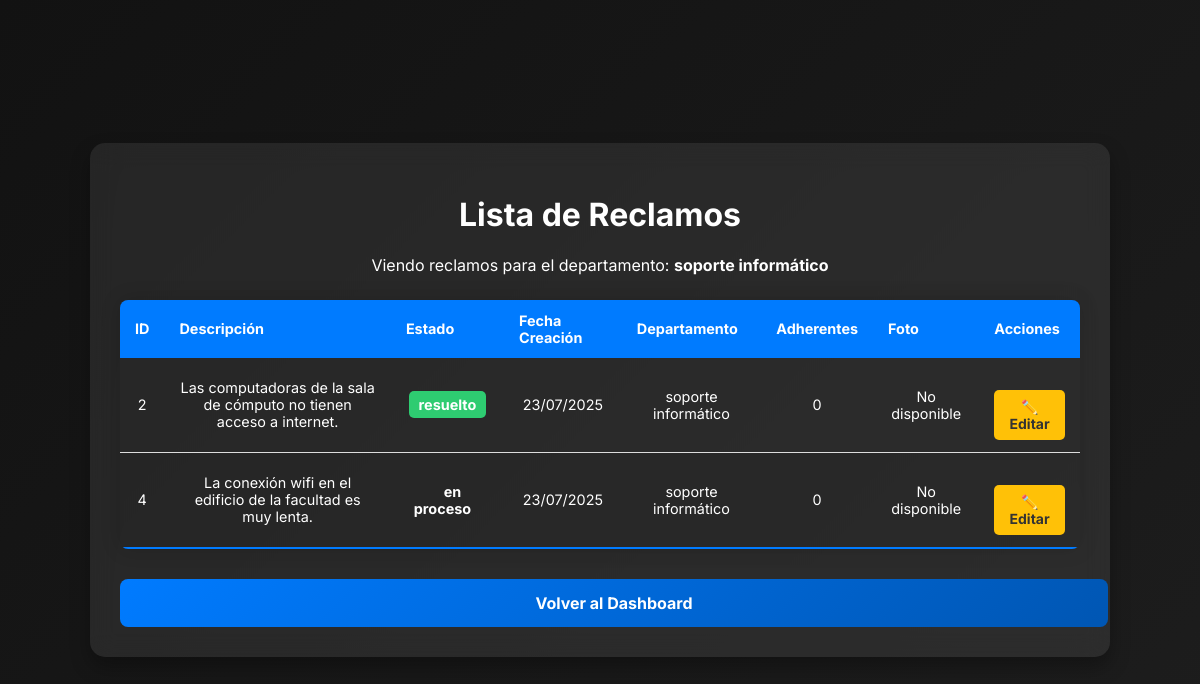
/listar_reclamos (signed in), run on the app's committed database.
### modules/modelos.py (models this page shows, shortened)
class ModeloUsuario(Base):
    __tablename__= 'usuarios'
    id= Column(Integer, primary_key=True)
    nombre=Column(String(1000), nullable=False, unique=False)
    apellido=Column(String(1000), nullable=False, unique= False)
    username=Column(String(100), nullable=False, unique=True)
    email= Column(String(1000), nullable=False, unique=True)
    password= Column(String(1000), nullable=False)
    rol=Column(String, default="usuario")
    claustro=Column(String(100), nullable=True)
    departamento = Column(String(100), default="sin_departamento")

class ModeloReclamo(Base):
    __tablename__= 'reclamos'
    id= Column(Integer, primary_key=True)
    descripcion= Column(String(1000), nullable=False)
    estado= Column(String(50), default="pendiente") #El estado. Puede ser Pendiente, o Resuelto
    departamento= Column(String(100), nullable=False)
    fecha_creacion= Column(DateTime, default=datetime.utcnow)
    fecha_resolucion= Column(DateTime, nullable=True)
    id_usuario= Column(Integer, ForeignKey('usuarios.id')) #Reclamo ligado a usuario
    foto = Column(String(255), nullable=True)

### server.py (the view)
@app.route('/listar_reclamos', methods=['GET'])
@login_required
def listar_reclamos():
    departamento_filtro = request.args.get('departamento')
    departamentos = gestor_reclamos.obtener_departamentos()
    if current_user.is_authenticated and current_user.es_secretario():
        if departamento_filtro:
            lista_reclamos = gestor_reclamos.listar_reclamos_por_departamento(departamento_filtro)
        else:
            lista_reclamos = gestor_reclamos.obtener_todos_los_reclamos()
    elif current_user.is_authenticated and current_user.es_jefe():
        lista_reclamos = gestor_reclamos.listar_reclamos_por_departamento(current_user.departamento)
        departamentos = []
    else:
        if departamento_filtro:
            lista_reclamos = gestor_reclamos.listar_reclamos_por_departamento(departamento_filtro, estado="pendiente")
        else:
            lista_reclamos = gestor_reclamos.listar_reclamos_para_usuarios()
    return render_template('listar_reclamos.html',
                           lista_reclamos=lista_reclamos,
                           departamentos=departamentos,
                           departamento_filtro=departamento_filtro)

### modules/dominio.py (called while the page is built)
    @property
    def id(self):
        return self.__id

    @property
    def descripcion(self):
        return self.__descripcion

    @property
    def estado(self):
        return self.__estado

    @property
    def departamento(self):
        return self.__departamento

    @property
    def fecha_creacion(self):
        return self.__fecha_creacion

    @property
    def foto(self):
        return self.__foto

    @id.setter
    def id(self, p_id):
        if p_id is not None and not isinstance(p_id, int):
            raise ValueError("El id debe ser un número entero")
        self.__id=p_id

    @descripcion.setter
    def descripcion(self, p_descripcion):
        if not isinstance(p_descripcion, str) or p_descripcion.strip() == "":
            raise ValueError("La descripcion no puede estar vacía")
        self.__descripcion= p_descripcion.strip()

    @estado.setter
    def estado(self, p_estado):
        if p_estado not in ["pendiente", "resuelto", "en proceso","inválido"]:
            raise ValueError("El estado debe ser 'pendiente', 'resuelto', 'en proceso' o 'invalido'")
        self.__estado=p_estado

    @id_usuario.setter
    def id_usuario(self, p_id_usuario):
        if  p_id_usuario is not None and not isinstance(p_id_usuario, int):
            raise ValueError("El ID de usuario debe ser un número entero")
        self.__id_usuario=p_id_usuario

    @departamento.setter
    def departamento(self, p_departamento):
        if not isinstance(p_departamento, str) or p_departamento.strip()== "":
            raise ValueError("El departamento no puede estar vacío")
        self.__departamento=p_departamento

    @fecha_creacion.setter
    def fecha_creacion(self, p_fecha_creacion):
        self.__fecha_creacion= p_fecha_creacion

    @foto.setter
    def foto(self, p_foto):
        self.__foto=p_foto

    @fecha_resolucion.setter
    def fecha_resolucion(self, p_fecha_resolucion):
        self.__fecha_resolucion= p_fecha_resolucion

    @property
    def id(self):
        return self.__id

    @property
    def nombre(self):
        return self.__nombre

    @property
    def apellido(self):
        return self.__apellido

    @property
    def username(self):
        return self.__username

    @property
    def email(self):
        return self.__email

    @property
    def password(self):
        return self.__password

    @property
    def rol(self):
        return self.__rol

    @property
    def departamento(self):
        return self.__departamento

### templates/listar_reclamos.html (shortened to what this page needs)
<!DOCTYPE html>
<html lang="es">
<head>
    <link rel="stylesheet" type="text/css" href="{{ url_for('static', filename='style.css') }}">
</head>
<body>
    <div class="container" style="width: 80%; max-width: 1200px;">
        <h1>Lista de Reclamos</h1>
        {% if not (current_user.es_jefe() or current_user.es_secretario()) %}
            <form method="GET" action="{{ url_for('listar_reclamos') }}" class="filter-form">
                <label for="departamento">Filtrar por departamento:</label>
                <select name="departamento" class="form-control">
                    <option value="">Todos</option>
                    {% for depto in departamentos %}
                        <option value="{{ depto }}" {% if departamento_filtro == depto %}selected{% endif %}>{{ depto }}</option>
                    {% endfor %}
                </select>
                <button type="submit" class="btn-primary" style="width: auto; padding: 10px 20px;">Filtrar</button>
            </form>
        {% else %}
             <p>Viendo reclamos para el departamento: <strong>{{ current_user.departamento }}</strong></p>
        {% endif %}
        {% if lista_reclamos %}
            <table class="styled-table">
                <thead>
                    <tr>
                        <th>ID</th>
                        <th>Descripción</th>
                        <th>Estado</th>
                        <th>Fecha Creación</th>
                        <th>Departamento</th>
                        <th>Adherentes</th>
                        <th>Foto</th>
                        <th>Acciones</th>
                    </tr>
                </thead>
                <tbody>
                    {% for reclamo in lista_reclamos %}
                    <tr>
                        <td>{{ reclamo.id }}</td>
                        <td>{{ reclamo.descripcion }}</td>
                        <td><span class="status {{ reclamo.estado|replace(' ', '.') }}">{{ reclamo.estado }}</span></td>
                        <td>{{ reclamo.fecha_creacion.strftime('%d/%m/%Y') }}</td>
                        <td>{{ reclamo.departamento }}</td>
                        <td>{{ reclamo.adherentes }}</td>
                        <td>
                            {% if reclamo.foto %}
                                <img src="{{ url_for('static', filename='uploads/' + reclamo.foto) }}" alt="Foto del reclamo" width="100" style="border-radius: 5px;">
                            {% else %}
                                <span>No disponible</span>
                            {% endif %}
                        </td>
                        <td>
                            {% if current_user.es_jefe() or current_user.es_secretario()%}
                                <a href="{{ url_for('editar_reclamo', id=reclamo.id) }}" class="btn-edit">✏️ Editar</a>
                            {% endif %}
                        </td>
                    </tr>
                    {% endfor %}
                </tbody>
            </table>
        {% else %}
            <div class="alert alert-info">No hay reclamos que coincidan con los criterios de búsqueda.</div>
        {% endif %}
        <div class="links-container" style="margin-top: 30px;">
            {% if current_user.es_jefe() or current_user.es_secretario() %}
                <a href="{{ url_for('dashboard') }}" class="btn-primary">Volver al Dashboard</a>
            {% else %}
                <a href="{{ url_for('menu_principal') }}" class="btn-primary">Volver al Menú</a>
                <a href="{{ url_for('agregar_reclamo') }}" class="btn-secondary" style="margin-left: 10px;">Crear un Reclamo</a>
            {% endif %}
        </div>
    </div>
</body>
</html>

### static/style.css (style rules this page uses)
body { font-family: 'Inter', sans-serif; background: linear-gradient(135deg, #121212, #1d1d1d); color: #ffffff; margin: 0; display: flex; justify-content: center; align-items: center; min-height: 100vh; }
.container { width: 40%; padding: 30px; background: rgba(255, 255, 255, 0.08); box-shadow: 0px 10px 20px rgba(0, 0, 0, 0.3); border-radius: 15px; backdrop-filter: blur(12px); text-align: center; transition: all 0.3s ease-in-out; }
.btn-primary { display: block; width: 100%; padding: 14px; font-size: 16px; font-weight: bold; background: linear-gradient(135deg, #007bff, #0056b3); color: white; border: none; border-radius: 8px; cursor: pointer; transition: 0.4s ease-in-out; margin-top: 20px; }
a { color: #f8f9fa; text-decoration: none; font-weight: bold; display: block; margin-top: 20px; transition: 0.3s; }

### templates/listar_reclamos.html (style rules this page uses)
.styled-table { width: 100%; border-collapse: collapse; margin: 25px 0; font-size: 0.9em; border-radius: 8px; overflow: hidden; box-shadow: 0 0 20px rgba(0, 0, 0, 0.15); }
.styled-table thead tr { background-color: #007bff; color: #ffffff; text-align: left; }
.styled-table th, .styled-table td { padding: 12px 15px; }
.styled-table tbody tr { border-bottom: 1px solid #dddddd; }
.styled-table tbody tr:nth-of-type(even) { background-color: rgba(0,0,0,0.05); }
.styled-table tbody tr:last-of-type { border-bottom: 2px solid #007bff; }
.status { padding: 5px 10px; border-radius: 5px; color: white; font-weight: bold; }
.status.resuelto { background-color: #2ecc71; }
.btn-join, .btn-edit { padding: 8px 12px; border: none; border-radius: 5px; cursor: pointer; color: white; text-decoration: none; display: inline-block; font-size: 14px; }
.btn-edit { background-color: #ffc107; color: #333; }

### data on the page
ModeloUsuario: departamento "soporte informático"
ModeloReclamo: id "2", descripcion "Las computadoras de la sala de cómputo no tienen acceso a internet.", estado "resuelto", fecha_creacion "23/07/2025", departamento "soporte informático", adherentes "0"
ModeloReclamo: id "4", descripcion "La conexión wifi en el edificio de la facultad es muy lenta.", estado "en proceso", fecha_creacion "23/07/2025", departamento "soporte informático", adherentes "0"
